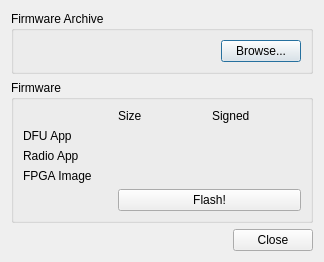
<?xml version="1.0" encoding="UTF-8"?>
<ui version="4.0">
 <class>OSDRUpgrade</class>
 <widget class="QDialog" name="OSDRUpgrade">
  <property name="geometry">
   <rect>
    <x>0</x>
    <y>0</y>
    <width>324</width>
    <height>250</height>
   </rect>
  </property>
  <property name="windowTitle">
   <string>OsmoSDR Firmware Upgrade</string>
  </property>
  <property name="modal">
   <bool>true</bool>
  </property>
  <layout class="QVBoxLayout" name="verticalLayout">
   <item>
    <widget class="QGroupBox" name="groupBox">
     <property name="title">
      <string>Firmware Archive</string>
     </property>
     <layout class="QHBoxLayout" name="horizontalLayout">
      <item>
       <widget class="QLabel" name="filename">
        <property name="sizePolicy">
         <sizepolicy hsizetype="MinimumExpanding" vsizetype="Preferred">
          <horstretch>0</horstretch>
          <verstretch>0</verstretch>
         </sizepolicy>
        </property>
        <property name="text">
         <string/>
        </property>
       </widget>
      </item>
      <item>
       <widget class="QPushButton" name="browse">
        <property name="text">
         <string>Browse...</string>
        </property>
       </widget>
      </item>
     </layout>
    </widget>
   </item>
   <item>
    <widget class="QGroupBox" name="groupBox_2">
     <property name="title">
      <string>Firmware</string>
     </property>
     <layout class="QGridLayout" name="gridLayout">
      <item row="2" column="0">
       <widget class="QLabel" name="label_2">
        <property name="text">
         <string>Radio App</string>
        </property>
       </widget>
      </item>
      <item row="3" column="0">
       <widget class="QLabel" name="label_3">
        <property name="text">
         <string>FPGA Image</string>
        </property>
       </widget>
      </item>
      <item row="1" column="0">
       <widget class="QLabel" name="label">
        <property name="text">
         <string>DFU App</string>
        </property>
       </widget>
      </item>
      <item row="0" column="1">
       <widget class="QLabel" name="label_4">
        <property name="text">
         <string>Size</string>
        </property>
       </widget>
      </item>
      <item row="0" column="2">
       <widget class="QLabel" name="label_5">
        <property name="text">
         <string>Signed</string>
        </property>
       </widget>
      </item>
      <item row="4" column="1" colspan="2">
       <widget class="QPushButton" name="flash">
        <property name="text">
         <string>Flash!</string>
        </property>
       </widget>
      </item>
     </layout>
    </widget>
   </item>
   <item>
    <layout class="QHBoxLayout" name="horizontalLayout_2">
     <item>
      <spacer name="horizontalSpacer">
       <property name="orientation">
        <enum>Qt::Horizontal</enum>
       </property>
       <property name="sizeHint" stdset="0">
        <size>
         <width>40</width>
         <height>20</height>
        </size>
       </property>
      </spacer>
     </item>
     <item>
      <widget class="QPushButton" name="close">
       <property name="text">
        <string>Close</string>
       </property>
      </widget>
     </item>
    </layout>
   </item>
  </layout>
 </widget>
 <resources/>
 <connections/>
</ui>
